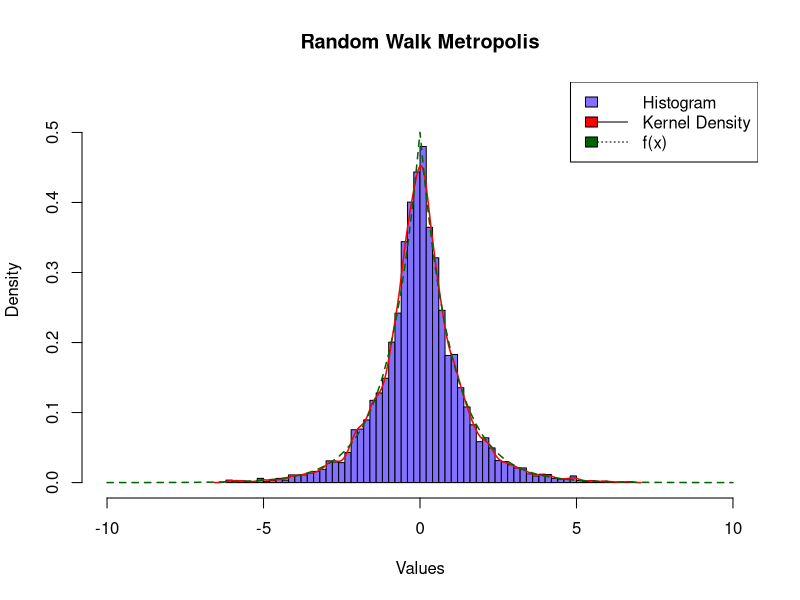
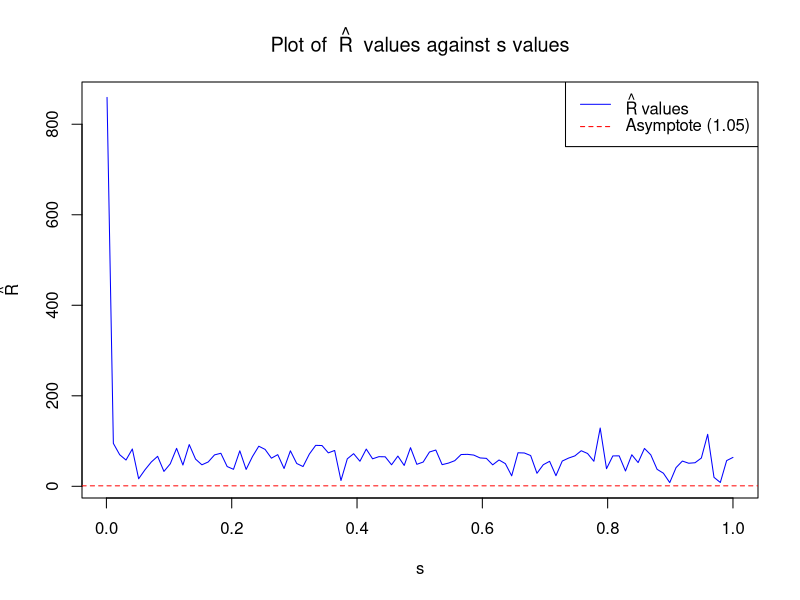

Reproduce these figures in R, in order.
## ---- chunk 1
#Establish probability density function (PDF), f(x)
pdf_f <- function(x) {
  return(0.5 * exp(-abs(x)))
}
## ---- chunk 2
#Calibrate variables
N <- 10000
s <- 1
## ---- chunk 3
#Execute the Random Walk Metropolis 
RWM <- function(N, s) {
  samplesx <- numeric(N)       
  samplesx[1] <- rnorm(1)  
  
  for (i in 2:N) {
    xalpha <- rnorm(1, mean = samplesx[i-1], sd = s)  #Implement a new sample
    log_alpha <- log(pdf_f(xalpha)) - log(pdf_f(samplesx[i-1]))  #Calculate the log acceptance ratio
    
    if (log(runif(1)) < log_alpha) {
      samplesx[i] <- xalpha  #Accept the proposed sample
    } else {
      samplesx[i] <- samplesx[i-1]  #Reject and keep the current sample
    }
  }
  
  return(samplesx)
}
## ---- chunk 4
#Run the Random Walk Metropolis algorithm
samplesx <- RWM(N, s)
## ---- chunk 5
#Define the true distribution
valuex <- seq(min(samplesx), max(samplesx), length.out = 1000)
true_density <- pdf_f(valuex)
## ---- chunk 6
#Plot histogram and kernel density 

#Histogram
hist(samplesx, breaks = 50, freq = FALSE, col = "lightslateblue", xlim = c(-10, 10), ylim = c(0, 0.55), main = "Random Walk Metropolis", xlab = "Values", ylab = "Density")

#Kernel Density
lines(density(samplesx), col = "red", lwd = 1.5)

#True Distribution
curve(0.5 * exp(-abs(x)), from = -10, to = 10, add = TRUE, col = "darkgreen", lty = "dashed", lwd = 1.5)

#Add legends
legend("topright", legend = c("Histogram", "Kernel Density", "f(x)"), fill = c("lightslateblue", "red", "darkgreen"), lty = c(0, 1, 3))

## ---- chunk 7
#Compute sample mean and sample standard deviation
s_mean <- mean(samplesx)
s_std <- sd(samplesx)

#Print sample mean and sample standard deviation
print(paste("Sample Mean:", s_mean))
print(paste("Sample Standard Deviation:", s_std))
## ---- chunk 8
#Define a procedure to generate chains
chain_generate <- function(N, J, s) {
  chain <- list()
  for (j in 1:J) {
    x0_j <- runif(1)  #Initial value for chain j
    j_chain <- numeric(N + 1)  #Initialise the chain with the initial value
    j_chain[1] <- x0_j
    for (i in 2:(N + 1)) {
      xbeta <- j_chain[i - 1] + rnorm(1, 0, s)  #Define Random Walk Metropolis
      j_chain[i] <- xbeta
    }
    chain[[j]] <- j_chain
  }
  return(chain)
}
## ---- chunk 9
#Establish and compute Mj as
s_mean <- function(chain) {
  Mj <- sapply(chain, mean)
  return(Mj)
}

#Establish and compute Vj as
w_s_var <- function(chain, Mj) {
  Vj <- sapply(chain, function(chain) {
    var(chain)
  })
  return(Vj)
}

#Establish and compute W as
ow_s_var <- function(Vj) {
  W <- mean(Vj)
  return(W)
}

#Establish and compute M as
o_s_mean <- function(Mj) {
  M <- mean(Mj)
  return(M)
}

#Establish and compute B as
b_s_var <- function(Mj, M) {
  B <- N / (J - 1) * sum((Mj - M)^2)
  return(B)
}

#Establish a procedure to compute R-hat
R_hat_calculation <- function(B, W) {
  Rnumber <- sqrt((W + B) / W)
  return(Rnumber)
}
## ---- chunk 10
#Define variables
N <- 2000  
J <- 4     
s_value <- seq(0.001, 1, length.out = 100) 
valueR_hat <- numeric(length(s_value))
## ---- chunk 11
#Compute the R-hat statistic for each value of s
for (i in seq_along(s_value)) {
  s <- s_value[i]
  chain <- chain_generate(N, J, s)
  Mj <- s_mean(chain)
  M <- o_s_mean(Mj)
  Vj <- w_s_var(chain, Mj)
  W <- ow_s_var(Vj)
  B <- b_s_var(Mj, M)
  valueR_hat[i] <- R_hat_calculation(B, W)
}
## ---- chunk 12
#Map R-hat values against s values
plot(s_value, valueR_hat, type = "l", col = "blue", 
     xlab = "s", ylab = expression(hat(R)), 
     main = expression("Plot of " ~ hat(R) ~ " values against s values"))

abline(h = 1.05, col = "red", lty = 2)

legend("topright", legend = c(expression(hat(R)~"values"), "Asymptote (1.05)"), 
       lty = c(1, 2), col = c("blue", "red"))
